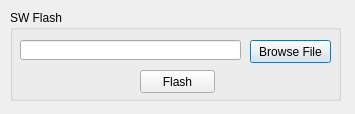
<?xml version="1.0" encoding="UTF-8"?>
<ui version="4.0">
 <class>Dialog</class>
 <widget class="QDialog" name="Dialog">
  <property name="geometry">
   <rect>
    <x>0</x>
    <y>0</y>
    <width>355</width>
    <height>114</height>
   </rect>
  </property>
  <property name="windowTitle">
   <string>Dialog</string>
  </property>
  <widget class="QGroupBox" name="groupBox">
   <property name="geometry">
    <rect>
     <x>10</x>
     <y>10</y>
     <width>331</width>
     <height>91</height>
    </rect>
   </property>
   <property name="title">
    <string>SW Flash</string>
   </property>
   <widget class="QLineEdit" name="flashFilePath">
    <property name="enabled">
     <bool>true</bool>
    </property>
    <property name="geometry">
     <rect>
      <x>10</x>
      <y>30</y>
      <width>221</width>
      <height>20</height>
     </rect>
    </property>
   </widget>
   <widget class="QPushButton" name="browseFileButton">
    <property name="geometry">
     <rect>
      <x>240</x>
      <y>30</y>
      <width>81</width>
      <height>23</height>
     </rect>
    </property>
    <property name="text">
     <string>Browse File</string>
    </property>
   </widget>
   <widget class="QPushButton" name="flashFileButton">
    <property name="geometry">
     <rect>
      <x>130</x>
      <y>60</y>
      <width>75</width>
      <height>23</height>
     </rect>
    </property>
    <property name="text">
     <string>Flash</string>
    </property>
   </widget>
  </widget>
 </widget>
 <resources/>
 <connections/>
</ui>
